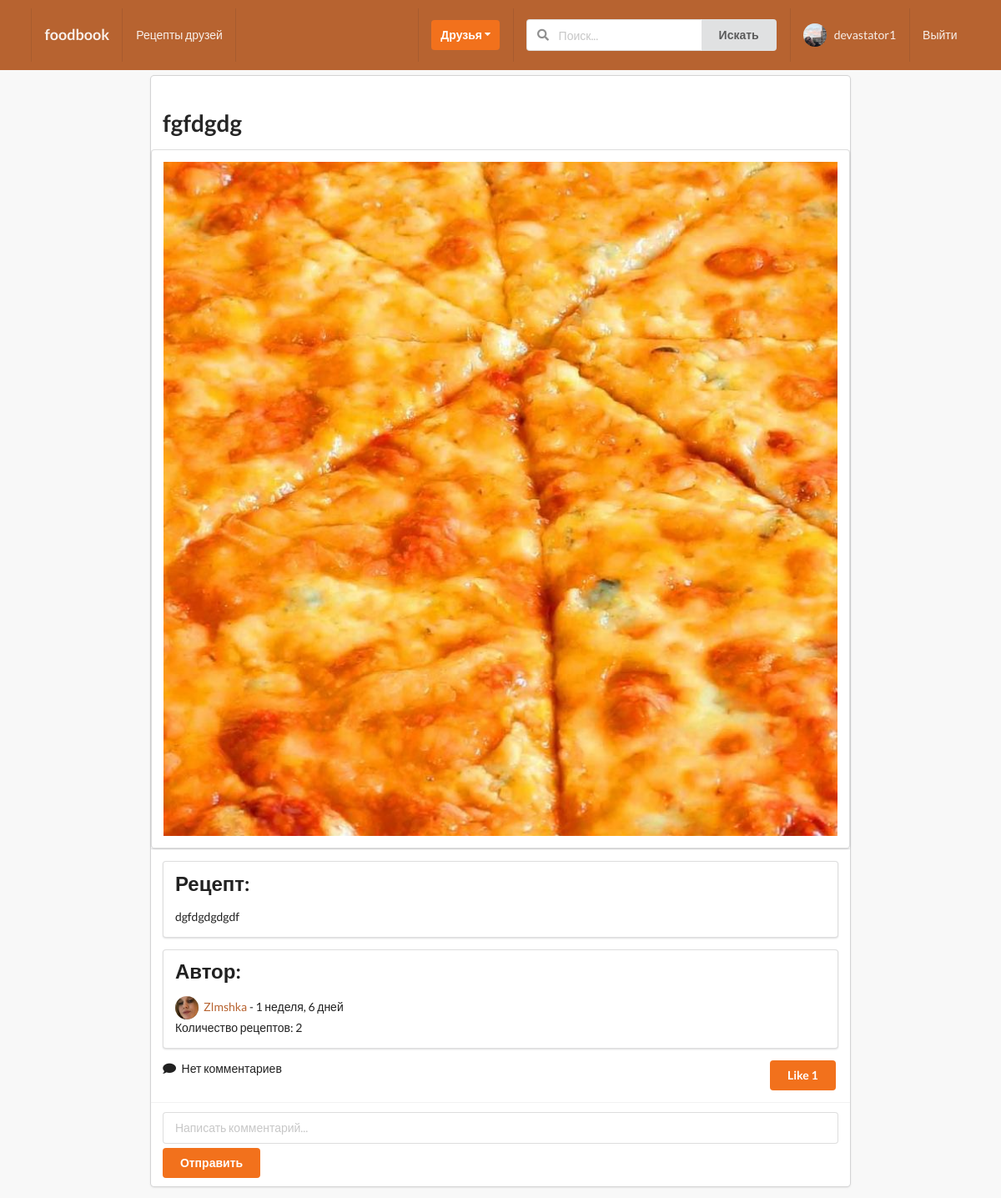
The app's page /posts/108/ (signed in), older data.
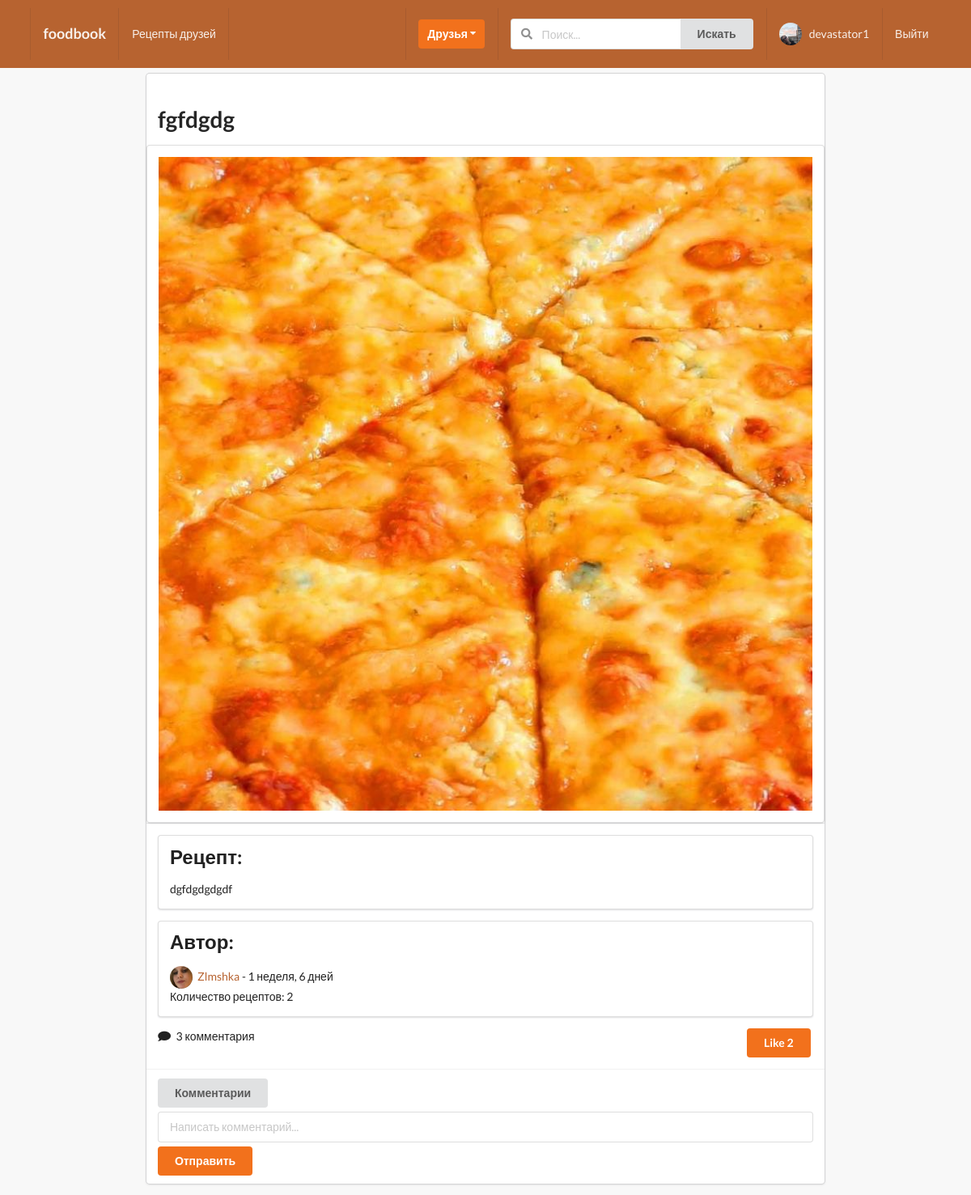
The same page, newer data.
### posts/models.py (models this page shows, shortened)
class Post(models.Model):
    name = models.CharField(blank=True, max_length=100)
    content = models.TextField()
    image = models.ImageField(upload_to='posts', validators=[FileExtensionValidator(['png', 'jpg', 'jpeg'])],)
    liked = models.ManyToManyField(Profile, blank=True, related_name='likes')
    updated = models.DateTimeField(auto_now=True)
    created = models.DateTimeField(auto_now_add=True)
    author = models.ForeignKey(Profile, on_delete=models.CASCADE, related_name='posts')
    components = models.TextField(blank=True)
    def num_likes(self):
        return self.liked.all().count()
    def num_comments(self):
        return self.comment_set.all().count()
    class Meta:
        ordering = ('-created',)

### profiles/models.py (models this page shows, shortened)
class Profile(models.Model):
    first_name = models.CharField(max_length=200, blank=True)
    second_name = models.CharField(max_length=200, blank=True)
    user = models.OneToOneField(User, on_delete=models.CASCADE)
    bio = models.TextField(default="no bio...", max_length=300)
    email = models.EmailField(max_length=200, blank=True)
    country = models.CharField(max_length=200, blank=True)
    avatar = models.ImageField(default='avatar.png', upload_to='avatars/')
    friends = models.ManyToManyField(User, blank=True, related_name='friends')
    profession = models.CharField(max_length=200, blank=True)
    slug = models.SlugField(unique=True, blank=True)
    updated = models.DateTimeField(auto_now=True)
    created = models.DateTimeField(auto_now_add=True)
    objects = ProfileManager()
    def __str__(self):
        return f"{self.user.username}-{self.created.strftime('%d-%m-%Y')}"
    def get_posts_no(self):
        return self.posts.all().count()
    __initial_first_name = None
    __initial_second_name = None
    def __init__(self, *args, **kwargs):
        super().__init__(*args, **kwargs)
        self.__initial_first_name = self.first_name
        self.__initial_second_name = self.second_name

### posts/views.py (the view, shortened to what this page needs)
# urls.py: path('<pk>/', PostDetailView.as_view(), name='detail-post'),
class PostDetailView(LoginRequiredMixin, DetailView):
    model = Post
    template_name = 'posts/detail_post.html'
    def get_context_data(self, *, object_list=None, **kwargs):
        context = super().get_context_data(**kwargs)
        pk = self.kwargs.get('pk')
        post = Post.objects.get(pk=pk)
        author = Profile.objects.get(posts=post)
        components = post.components.split(',')
        lines = post.content.split('\n')
        lines_empty = False
        if len(lines) > 1:
            lines_empty = True
        c_form = CommentModelForm()
        context['post'] = post
        context['c_form'] = c_form
        context['components'] = components
        context['lines'] = lines
        context['lines_empty'] = lines_empty
        context['author'] = author
        return context

### posts/forms.py
class CommentModelForm(forms.ModelForm):
    body = forms.CharField(label='', widget=forms.TextInput(attrs={'placeholder': 'Написать комментарий...'}))
    class Meta:
        model = Comment
        fields = ('body',)

### profiles/context_processor.py (called while the page is built)
def profile_pic(request):
    if request.user.is_authenticated:
        profile_obj = Profile.objects.get(user=request.user)
        pic = profile_obj.avatar
        return {'picture': pic}
    return {}

def invitation_received_no(request):
    if request.user.is_authenticated:
        profile_obj = Profile.objects.get(user=request.user)
        qs_count = Relationship.objects.invatations_received(profile_obj).count()
        return {'invites_num': qs_count}
    return {}

def invitation_sended_no(request):
    if request.user.is_authenticated:
        profile_obj = Profile.objects.get(user=request.user)
        qs_count = Relationship.objects.invatations_sended(profile_obj).count()
        return {'send_invites_num': qs_count}
    return {}

### profiles/models.py (called while the page is built)
    def invatations_received(self, receiver):
        qs = Relationship.objects.filter(receiver=receiver, status='send')
        return qs

### posts/templates/posts/detail_post.html (shortened to what this page needs)
{% extends 'base.html' %}
{% block content %}
<div class="ui grid">
    <div class="two wide column">
    </div>
    <div class="twelve wide column">
        <div class="ui fluid card">
            <div class="content">
                <div class="right floated meta">
                    <div class="ui grid">
                        <div class="row">
                        </div>
                    </div>
                </div>
                <h1 class="ui header">{{post.name}}</h1>
            </div>
            {% if post.image %}
            <div class="ui fluid  rounded image">
                <div class="ui segment">
                    <img class="ui small image" src={{post.image.url}}>
                </div>
            </div>
             {% endif %}
            <div class="content">
                <div class="ui segment">
                    <h2 class="ui header oranges">Рецепт:</h2>
                    {% for line in lines %}
                    <p> {{ line }} </p>
                    {% endfor %}
                </div>
                <div class="ui segment">
                    <h2 class="ui header oranges">Автор:</h2>
                    <img class="ui avatar image" src={{post.author.avatar.url}}>
                    {% if obj.author == profile %}
                    <a href="{% url 'profile:my-profile-view' %}">{{ post.author.user }}</a> - {{ post.created|timesince}}
                    {% else %}
                    <a href="{{author.get_absolute_url}}">{{ post.author.user }}</a> - {{ post.created|timesince}}
                    {% endif %}
                    <br>
                    <span>Количество рецептов: {{author.get_posts_no}}</span>
                </div>
                <div class="right floated">
                    <form action="{% url 'posts:like-post-view' %}" method="POST" class='like-form' id='{{post.id}}'>
                        {% if profile not in post.liked.all %}
                        <button type="submit" class="ui orange button like-btn{{post.id}}">Like {{post.num_likes}}
                        </button>
                        {% else %}
                        <button type="submit" class="ui button like-btn{{post.id}}"> Unlike {{post.num_likes}}</button>
                        {% endif %}
                    </form>
                </div>
                <i class="comment icon"></i>
                {% if post.num_comments == 0 %}
                <span> Нет комментариев </span>
                {% elif post.num_comments == 1 %}
                <span> {{ post.num_comments }} комментарий </span>
                {% elif post.num_comments < 5 %}
                <span> {{ post.num_comments }} комментария </span>
                {% else %}
                <span> {{ post.num_comments }} комментариев </span>
                {% endif %}
            </div>
            <div class="extra content">
                {% if post.num_comments != 0 %}
                <button class="cmt_btn ui button mb-5">Комментарии</button>
                {% endif %}
                <form action="" method="POST" class='ui fluid form'>
                    {{ c_form }}
                    <button type="submit" name="submit_c_form" class="ui orange  button mt-5 w-full">Отправить</button>
                </form>
            </div>
        </div>
    </div>
</div>
{% endblock content %}

Row changes from the older to the newer data that the page shows:
changed Post "fgfdgdg": num_likes "1" → "2"; num_comments (not shown) → "3"
Text that changed along with them:
text no longer shown: "Нет комментариев"
text now shown: "комментария Комментарии"
